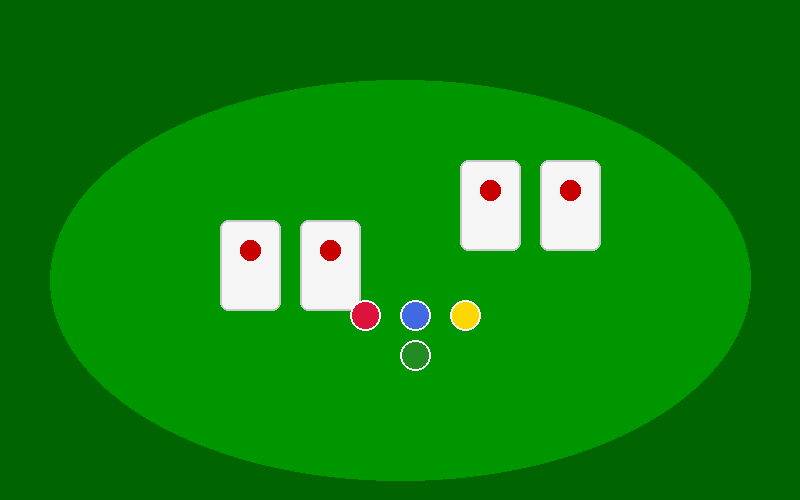
#> input picture Capy/assets/blackjack_scene.png, 800 x 500 px
$ python remove_bg.py --input ../assets/blackjack_scene.png
#> lines starting #> are read from the running program, lines starting #| are printed output that depends on the picture
"""
Utility script to batch process vegetable assets by removing the solid background
color (assumed uniform) and saving transparent PNGs. It is designed to be
run from the project root. The script will load each specified input image,
identify the most common background color (the pixel value of the top-left
corner) and replace all pixels matching that color (within a small tolerance)
with transparency. The resulting image is then cropped to the minimal
bounding box containing non-transparent pixels and saved with the same
filename in the output directory. If the output directory does not exist, it
will be created.

Usage:
    python scripts/remove_bg.py --input assets/veg_carrot.png assets/veg_tomato.png ...
"""

import os
import argparse
from PIL import Image


def remove_background(input_path: str, output_dir: str) -> None:
    """Load an image, remove its solid background color and save it.

    Args:
        input_path: Path to the PNG image to process.
        output_dir: Directory where the processed image will be saved.
    """
#> called with input_path = '../assets/blackjack_scene.png', output_dir = 'processed_assets'
    img = Image.open(input_path).convert("RGBA")
#> img is the input picture: PIL image 800x500 RGBA; mean R, G, B, A 14.3, 131.7, 13.2, 255
    width, height = img.size
#> width = 800; height = 500
    # Use the pixel in the top-left corner as the background reference
    # Sample a small region in the top-left corner to estimate the background color
    # This helps when the background is a flat color with minor variations.
    sample_region = [img.getpixel((x, y)) for y in range(min(5, height)) for x in range(min(5, width))]
#> sample_region = 25 items, first 6: (0, 100, 0, 255), (0, 100, 0, 255), (0, 100, 0, 255), (0, 100, 0, 255), (0, 100, 0, 255), (0, 100, 0, 255)
    # Compute average background RGB values
    avg_r = sum([p[0] for p in sample_region]) / len(sample_region)
#> avg_r = 0
    avg_g = sum([p[1] for p in sample_region]) / len(sample_region)
#> avg_g = 100
    avg_b = sum([p[2] for p in sample_region]) / len(sample_region)
#> avg_b = 0
    data = img.getdata()
    new_data = []
    # Tolerance for background removal. Pixels within this distance from the average
    # background color will be made transparent. Increase if backgrounds vary more.
    tolerance = 15
    for pixel in data:
        # Compute absolute difference per channel
        dr = abs(pixel[0] - avg_r)
        dg = abs(pixel[1] - avg_g)
        db = abs(pixel[2] - avg_b)
        if dr <= tolerance and dg <= tolerance and db <= tolerance:
            new_data.append((0, 0, 0, 0))  # make transparent
        else:
            new_data.append(pixel)
#> after the loop, new_data = 400000 items
    img.putdata(new_data)
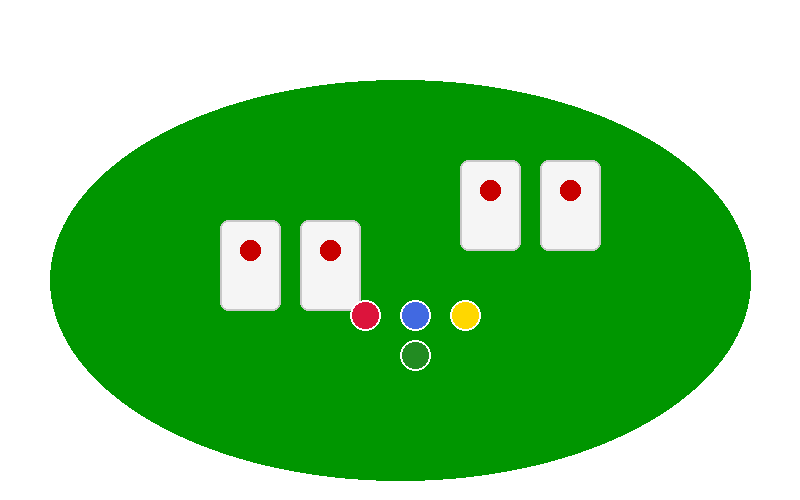
#> img: PIL image 800x500 RGBA; mean R, G, B, A 14.3, 86.9, 13.2, 140.7; transparent parts drawn white
    # Crop to bounding box of non-transparent pixels
    bbox = img.getbbox()
#> bbox = (50, 80, 751, 481)
    if bbox:
        img = img.crop(bbox)
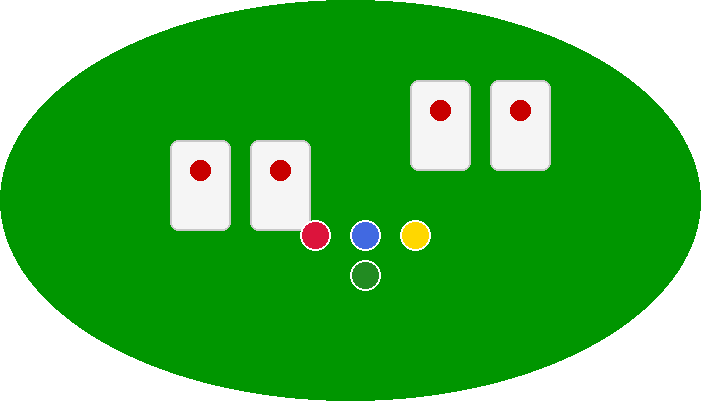
#> img: PIL image 701x401 RGBA; mean R, G, B, A 20.3, 123.6, 18.8, 200.2; transparent parts drawn white
    # Prepare output directory
    os.makedirs(output_dir, exist_ok=True)
    filename = os.path.basename(input_path)
    output_path = os.path.join(output_dir, filename)
    img.save(output_path)
    print(f"Processed {input_path} -> {output_path}")


def main():
    parser = argparse.ArgumentParser(description="Remove solid background from images.")
    parser.add_argument("--input", nargs="+", required=True, help="List of input image paths")
    parser.add_argument("--output", default="processed_assets", help="Output directory")
    args = parser.parse_args()
    for input_path in args.input:
        remove_background(input_path, args.output)


if __name__ == "__main__":
    main()
